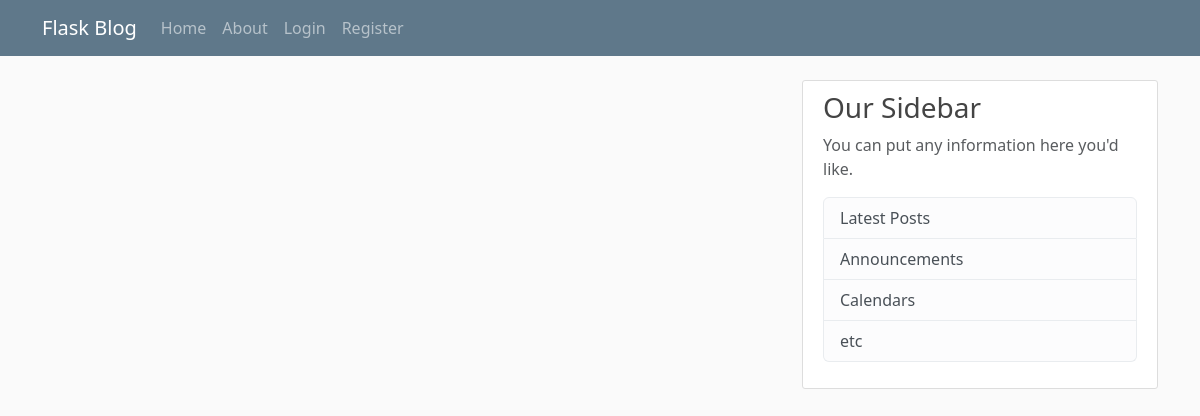
The app's page /home, older data.
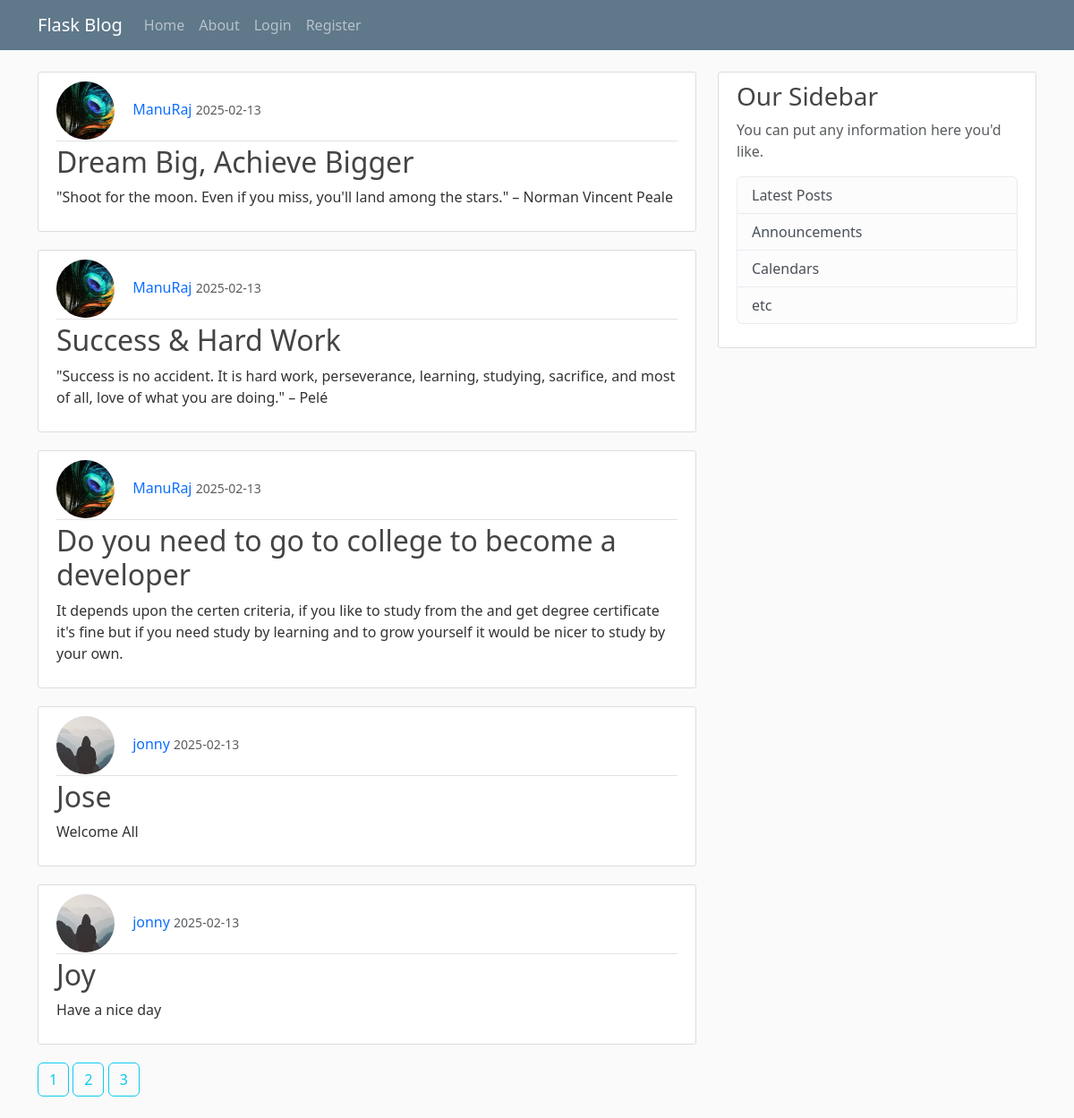
The same page, newer data.
### main/models.py (models this page shows, shortened)
class Post(db.Model):
    id = db.Column(db.Integer, primary_key=True)
    title = db.Column(db.String(100), nullable=False)
    date_posted = db.Column(db.DateTime, nullable=False, default=datetime.utcnow)
    content = db.Column(db.Text, nullable=False)
    user_id = db.Column(db.Integer, db.ForeignKey('user.id'), nullable=False)

class User(db.Model, UserMixin):
    id = db.Column(db.Integer, primary_key=True)
    username = db.Column(db.String(20), unique=True, nullable=False)
    email = db.Column(db.String(120), unique=True, nullable=False)
    image_file = db.Column(db.String(20), nullable=False, default='default.jpg')
    password = db.Column(db.String(60), nullable=False)
    posts = db.relationship('Post',backref='author', lazy=True)

### main/routes.py (the view)
@app.route("/")
@app.route("/home")
def home():
    page = request.args.get('page', 1, type=int)
    posts = Post.query.order_by(Post.date_posted.desc()).paginate(page=page, per_page=5)
    return render_template("home.html", posts = posts)

### main/templates/home.html (shortened to what this page needs)
{% extends "layout.html" %}
{% block content %}
    {% for post in posts.items %}
        <article class="media content-section">
            <div class="media-body">
            <div class="article-metadata">
                <img class="rounded-circle article-img" src="{{url_for('static', filename='profile/' + post.author.image_file)}}" alt="">
                <a class="decoration mr-2" href="#">{{ post.author.username }}</a>
                <small class="text-muted">{{ post.date_posted.strftime('%Y-%m-%d') }}</small>
            </div>
            <h2><a class="decoration article-title" href="{{url_for('post', post_id=post.id)}}">{{ post.title }}</a></h2>
            <p class="article-content">{{ post.content }}</p>
            </div>
        </article>
    {% endfor %}
    {% for page_num in posts.iter_pages() %}
        {% if page_num %}
            <a class="btn btn-outline-info mb-4 decoration" href="{{ url_for('home', page=page_num) }}">{{page_num}}</a>
        {% else %}
            ...
        {% endif %}
    {% endfor %}
{% endblock %}

### main/templates/layout.html (shortened to what this page needs)
<!DOCTYPE html>
<html lang="en">
<head>
    <link href="https://cdn.jsdelivr.net/npm/bootstrap@5.3.3/dist/css/bootstrap.min.css" rel="stylesheet">
    <link rel="stylesheet" href="/static/main.css">
</head>
<body>
    <nav class="navbar navbar-expand-md navbar-dark bg-steel fixed-top">
        <div class="container">
          <a class="navbar-brand mr-4" href="/">Flask Blog</a>
          <div class="collapse navbar-collapse" id="navbarToggle">
            <div class="navbar-nav mr-auto">
              <a class="nav-item nav-link" href="{{ url_for('home') }}">Home</a>
              <a class="nav-item nav-link" href="{{ url_for('about') }}">About</a>
            </div>
            <div class="navbar-nav">
              {% if current_user.is_authenticated %}
                <a class="nav-item nav-link" href="{{ url_for('new_post') }}">New Post</a>
                <a class="nav-item nav-link" href="{{ url_for('account') }}">Account</a>
                <a class="nav-item nav-link" href="{{ url_for('logout') }}">Logout</a>
              {% else %}
                <a class="nav-item nav-link" href="{{ url_for('login') }}">Login</a>
                <a class="nav-item nav-link" href="{{ url_for('register') }}">Register</a>
              {% endif %}
            </div>
          </div>
        </div>
      </nav>
      <main role="main" class="container">
        <div class="row">
          <div class="col-md-8">
            {% block content %}{% endblock %}
          </div>
          <div class="col-md-4">
            <div class="content-section">
              <h3>Our Sidebar</h3>
              <p class='text-muted'>You can put any information here you'd like.
                <ul class="list-group">
                  <li class="list-group-item list-group-item-light">Latest Posts</li>
                  <li class="list-group-item list-group-item-light">Announcements</li>
                  <li class="list-group-item list-group-item-light">Calendars</li>
                  <li class="list-group-item list-group-item-light">etc</li>
                </ul>
              </p>
            </div>
          </div>
        </div>
      </main>
</body>
</html>

### main/static/main.css (style rules this page uses)
body { background: #fafafa; color: #333333; margin-top: 5rem; }
h1, h2, h3, h4, h5, h6 { color: #444444; }
.bg-steel { background-color: #5f788a; }
.content-section { background: #ffffff; padding: 10px 20px; border: 1px solid #dddddd; border-radius: 3px; margin-bottom: 20px; }
.article-title { color: #444444; }
.article-content { white-space: pre-line; }
.article-img { height: 65px; width: 65px; margin-right: 16px; }
.article-metadata { padding-bottom: 1px; margin-bottom: 4px; border-bottom: 1px solid #e3e3e3 }

### main/templates/home.html (style rules this page uses)
.decoration { text-decoration: none; }

Row changes from the older to the newer data that the page shows:
added Post: image_file (picture), author.username "ManuRaj", date_posted "2025-02-13", title "Dream Big, Achieve Bigger", content "\"Shoot for the moon. Even if you miss, you'll land among the stars.\" – Norman Vincent Peale"
added Post: image_file (picture), author.username "ManuRaj", date_posted "2025-02-13", title "Success & Hard Work", content "\"Success is no accident. It is hard work, perseverance, learning, studying, sacrifice, and most of all, love of what you are doing.\" – Pelé"
added Post: image_file (picture), author.username "ManuRaj", date_posted "2025-02-13", title "Do you need to go to college to become a developer", content "It depends upon the certen criteria, if you like to study from the and get degree certificate it's fine but if you need study by learning and to grow yourself it would be nicer to study by your own."
added Post: image_file (picture), author.username "jonny", date_posted "2025-02-13", title "Jose", content "Welcome All"
added Post: image_file (picture), author.username "jonny", date_posted "2025-02-13", title "Joy", content "Have a nice day"
Text that changed along with them:
new list line: "1"
new list line: "2"
new list line: "3"
